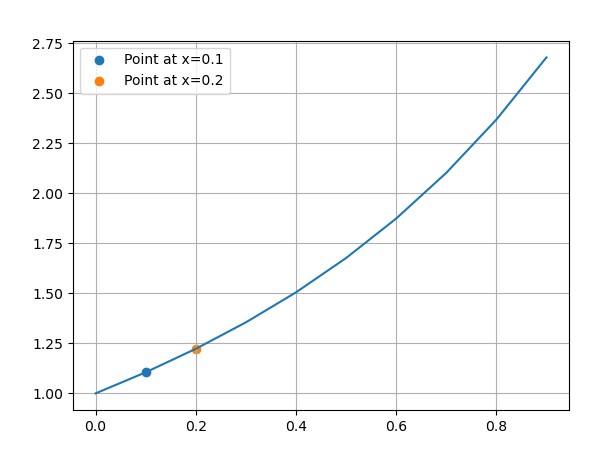

This figure's Python source:
import numpy as np
import matplotlib.pyplot as plt

# Third apporximation
def Y3(x):
    return (
        1
        + (x)
        + pow(x, 2) / 2
        + pow(x, 3) / 3
        + pow(x, 4) / 8
        + pow(x, 5) / 15
        + pow(x, 6) / 48
    )

def picard_method(f, x0, h=0.1, n=10, iterations=3):
    x_values = np.arange(x0, x0 + n * h, h)
    y_values = np.array([f(i) for i in x_values])

    return x_values, y_values

x_values, y_values = picard_method(f=Y3, x0=0, h=0.1)

plt.plot(x_values, y_values)
plt.scatter(x_values[1], y_values[1], label=f'Point at x={x_values[1]:.1f}')
plt.scatter(x_values[2], y_values[2], label=f'Point at x={x_values[2]:.1f}')
plt.legend()
plt.grid()
plt.show()
